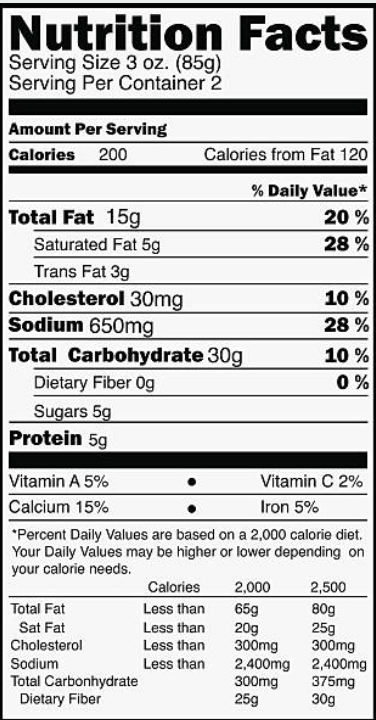
#> input picture 30-OCT/input/IngredientInput1.png, 376 x 720 px, found by its file name
$ jupyter execute --allow-errors 'IRIS_UnitTest_1_&_2_Submission_Tesseract_OCR.ipynb'   (shell and % lines are left out)
#> lines starting #> are read from the running program, lines starting #| are printed output that depends on the picture; after the words box and inside, x2 and y2 are one past the last pixel; in counts of white or black regions, pixels touching at a corner belong together
# IRIS Research Project  - Final Python Implementation

## **Sreesaketh Karri**

### PROJECT DESCRIPTION:
Medical Image recognition with Optical Character Recognition (OCR) using Tesseract involves extracting textual information from medical images to enhance data accessibility and analysis. Tesseract, an open-source OCR engine, is adapted for recognizing text within diverse medical images, including radiology reports, pathology slides, and medical charts. By converting images into machine-readable text, healthcare professionals can streamline information retrieval, improve documentation accuracy, and enable efficient data mining. Tesseract's versatility allows integration with medical imaging systems, aiding in automating tasks such as transcription, diagnosis, and research. This advancement contributes to enhanced clinical workflows, information sharing, and medical decision-making processes within the healthcare domain.

# **Enhancement-1 : REQUIREMENTS**

### Inputs :
1) The input consists of a set of ingredients (refer to the picture below) and their respective levels in a product, which are captured in a file (e.g., CSV). These attributes and their levels are obtained through standard OCR steps (scanning, masking, NLTK) from the product's label.

2) Patients health profile in context: ex: diabetic: type ; Blood Pressure- values : Cholesterol values


# Methodology :
Prepare a "reference data set" that includes key-value pairs of "ingredient" and "recommended level." This data set will exclusively encompass ingredients that are detrimental to health, as listed below, with threshold levels established in accordance with standard health recommendations. This data is static.

“Reference data set”  will have harmful threshold levels for all of the above ingredients as recommended by health department.

# Healthy quantity of some 100 ingredients :

# **<hr>**

# **ENHANCEMENT : PYTHON IMPLEMENTATION STEPS:**

# PYTHON IMPLEMENTATION STEPWISE

# Phase 1 :
####Step 1: Data Collection
Gather a collection of images or PDFs containing nutrition information. These documents should be in a format that can be processed by Pytesseract OCR.
####Step 2: Image Preprocessing
Preprocess the images, if needed, to improve OCR accuracy. This may involve resizing, noise reduction, or contrast adjustments.
####Step 3: OCR Processing
Utilize Pytesseract OCR to extract text from the images or PDFs. This step will convert the nutrition information into machine-readable text.

# Phase 2 :
####Step 4: Text Parsing
Parse the OCR output to extract relevant information, such as ingredient details, nutritional values, serving sizes, etc.
####Step 5: Data Cleaning
Clean the extracted data by removing any irrelevant or noisy information. Ensure consistency in data format.
####Step 6: Natural Language Processing (NLTK)
Implement NLTK to perform text analysis and processing tasks, such as tokenization, part-of-speech tagging, and named entity recognition.
####Step 7: Ingredient Extraction
Use NLTK to identify and extract ingredient details from the cleaned text. This may involve defining patterns or rules for recognizing ingredients.
####Step 8: Nutritional Data Extraction
Extract nutritional values, such as calories, fats, proteins, and carbohydrates, using NLTK and regular expressions.

# Phase 3 :
####Step 16: Conversion to PER SERVING (50 grams)

For each ingredient in the dataset, determine whether the input values are provided per serving (in grams) or as a percentage of daily value (%DV). If the values are in grams per serving, proceed with the comparison directly. If the values are in percentage (%DV), convert them to grams per serving using a predefined formula, which can be as follows: Apply this conversion to each ingredient's values as per the provided %DV, ensuring that all values are standardized to PER SERVING (50 grams) for accurate comparison. This step ensures that all ingredient values are in a consistent format (PER SERVING) for precise comparison and assessment of harmful thresholds. Implement this conversion model within your Python code to enhance the accuracy of the analysis.

# Phase 4 :
###Step 7: Ingredient Extraction

Use NLTK to identify and extract ingredient details from the cleaned text. This may involve defining patterns or rules for recognizing ingredients.
###Step 8: Nutritional Data Extraction

Extract nutritional values, such as calories, fats, proteins, and carbohydrates, using NLTK and regular expressions.
###Step 9: Dataset Creation

Organize the extracted data into a structured format, such as a CSV file, where each row represents a product or nutrition label, and columns represent attributes like ingredients and nutritional values.
###Step 10: Ingredient Comparison

Compare the extracted ingredient details against predefined thresholds for harmful substances. If an ingredient surpasses the threshold, calculate the excess amount.

# Phase 5

**Generate Merged CSV to generate Graphs**

Step 10: Ingredient Comparison

Compare the extracted ingredient details against predefined thresholds for harmful substances. If an ingredient surpasses the threshold, calculate the excess amount.
Step 11: User Notification

If an ingredient exceeds the threshold, inform the user about the specific ingredient and the amount it surpasses the harmful threshold.

#Phase 6:
###Step 12: Data Presentation

Present the results in two formats:
####Graph 1:
Create a bar graph with the excess ingredients on the X-axis and the difference values on the Y-axis (in decreasing order of harm).
####Graph 2:
Generate histograms showing the ingredients against safe and exceeding values.

#Phase 7:

###Step 13: List Generation
- Create a list of ingredients arranged in descending order of harm, with the most harmful at the top.

###Step 14: Detailed Explanation
- Implement a feature where if a user clicks on an ingredient in the list, they receive a detailed explanation of that ingredient and why it may not be suitable for them.

###Step 15: User Feedback
- Provide feedback to the user based on the comparison results. If the value is within the recommended intake, suggest "You are consuming the right quantity." Otherwise, raise an alert and print "The excess amount by subtracting the Recommended Intake from the Actual Intake."

<hr>

# PYTHON IMPLEMENTATION STEPWISE

**Step 1: Data Collection**
- Gather a collection of images or PDFs containing nutrition information. These documents should be in a format that can be processed by Pytesseract OCR.

**Step 2: Image Preprocessing**
- Preprocess the images, if needed, to improve OCR accuracy. This may involve resizing, noise reduction, or contrast adjustments.

**Step 3: OCR Processing**
- Utilize Pytesseract OCR to extract text from the images or PDFs. This step will convert the nutrition information into machine-readable text.

**Step 4: Text Parsing**
- Parse the OCR output to extract relevant information, such as ingredient details, nutritional values, serving sizes, etc.

**Step 5: Data Cleaning**
- Clean the extracted data by removing any irrelevant or noisy information. Ensure consistency in data format.

**Step 6: Natural Language Processing (NLTK)**
- Implement NLTK to perform text analysis and processing tasks, such as tokenization, part-of-speech tagging, and named entity recognition.

**Step 7: Ingredient Extraction**
- Use NLTK to identify and extract ingredient details from the cleaned text. This may involve defining patterns or rules for recognizing ingredients.

**Step 8: Nutritional Data Extraction**
- Extract nutritional values, such as calories, fats, proteins, and carbohydrates, using NLTK and regular expressions.

**Step 9: Dataset Creation**
- Organize the extracted data into a structured format, such as a CSV file, where each row represents a product or nutrition label, and columns represent attributes like ingredients and nutritional values.

**Step 10: Ingredient Comparison**
- Compare the extracted ingredient details against predefined thresholds for harmful substances. If an ingredient surpasses the threshold, calculate the excess amount.

**Step 11: User Notification**
- If an ingredient exceeds the threshold, inform the user about the specific ingredient and the amount it surpasses the harmful threshold.

**Step 12: Data Presentation**
- Present the results in two formats:
    - Graph 1: Create a bar graph with the excess ingredients on the X-axis and the difference values on the Y-axis (in decreasing order of harm).
    - Graph 2: Generate histograms showing the ingredients against safe and exceeding values.

**Step 13: List Generation**
- Create a list of ingredients arranged in descending order of harm, with the most harmful at the top.

**Step 14: Detailed Explanation**
- Implement a feature where if a user clicks on an ingredient in the list, they receive a detailed explanation of that ingredient and why it may not be suitable for them.

**Step 15: User Feedback**
- Provide feedback to the user based on the comparison results. If the value is within the recommended intake, suggest "You are consuming the right quantity." Otherwise, raise an alert and print "The excess amount by subtracting the Recommended Intake from the Actual Intake."

**Step 16: Conversion to PER SERVING (50 grams)**

For each ingredient in the dataset, determine whether the input values are provided per serving (in grams) or as a percentage of daily value (%DV).
If the values are in grams per serving, proceed with the comparison directly.
If the values are in percentage (%DV), convert them to grams per serving using a predefined formula, which can be as follows:
Apply this conversion to each ingredient's values as per the provided %DV, ensuring that all values are standardized to PER SERVING (50 grams) for accurate comparison.
This step ensures that all ingredient values are in a consistent format (PER SERVING) for precise comparison and assessment of harmful thresholds. Implement this conversion model within your Python code to enhance the accuracy of the analysis.

#Phase 1:

# **PART A - OCR using Tesseract**

[cell 1]
import pytesseract
import cv2
import shutil
import os
import random
try:
    from PIL import Image
except ImportError:
    import Image

# **Step 1: Data Collection**

***Gather a collection of images containing nutrition information. These documents should be in a format that can be processed by Pytesseract OCR.***

## ENERGY DRINK INPUT INGREDIENTS

### Import OCR Image using Google Colab

[cell 2]
from google.colab import files

uploaded = files.upload()
#> the answer given: IngredientInput1.png

### Load OCR Image for Tesseract

[cell 3]
#from google.colab.patches import cv2_imshow

img1 = Image.open('/content/ocr_repo/30-OCT/input/IngredientInput1.png')
#> img1 is the input picture: PIL image 376x720 RGBA; mean R, G, B, A 197.2, 197.3, 197.2, 255
#> (printed output is left out)
#> (printed output is left out)
#> (printed output is left out)
display(img1)

### Preprocessing of images using OpenCV

We will write basic functions for different preprocessing methods
- grayscaling
- thresholding
- dilating
- eroding
- opening
- canny edge detection
- noise removal
- deskwing
- template matching.

Different methods can come in handy with different kinds of images.

[cell 4]
import re
import cv2
import numpy as np
import pytesseract
from pytesseract import Output
from matplotlib import pyplot as plt

[cell 5]
# get grayscale image
def get_grayscale(image):
    return cv2.cvtColor(image, cv2.COLOR_BGR2GRAY)

# noise removal
def remove_noise(image):
    return cv2.medianBlur(image,5)

#thresholding
def thresholding(image):
    return cv2.threshold(image, 0, 255, cv2.THRESH_BINARY + cv2.THRESH_OTSU)[1]
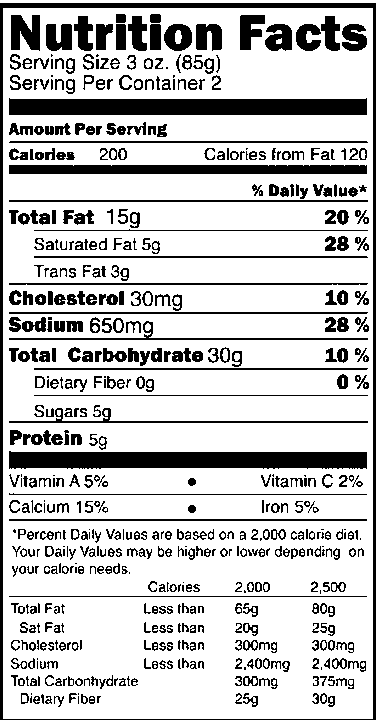
#> returned value: shape (720, 376); 77.7% white; 579 black regions (96 under 20 px), largest, box (x1, y1, x2, y2) and area: (0, 3, 376, 720) 6522, (9, 451, 367, 469) 5773, (9, 98, 367, 115) 5730

#dilation
def dilate(image):
    kernel = np.ones((5,5),np.uint8)
    return cv2.dilate(image, kernel, iterations = 1)

#erosion
def erode(image):
    kernel = np.ones((5,5),np.uint8)
    return cv2.erode(image, kernel, iterations = 1)

#opening - erosion followed by dilation
def opening(image):
    kernel = np.ones((5,5),np.uint8)
    return cv2.morphologyEx(image, cv2.MORPH_OPEN, kernel)
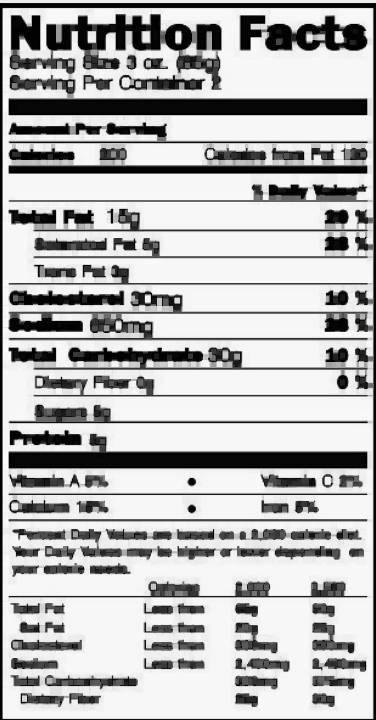
#> returned value: shape (720, 376); min 0, max 251, mean 181.6

#canny edge detection
def canny(image):
    return cv2.Canny(image, 100, 200)
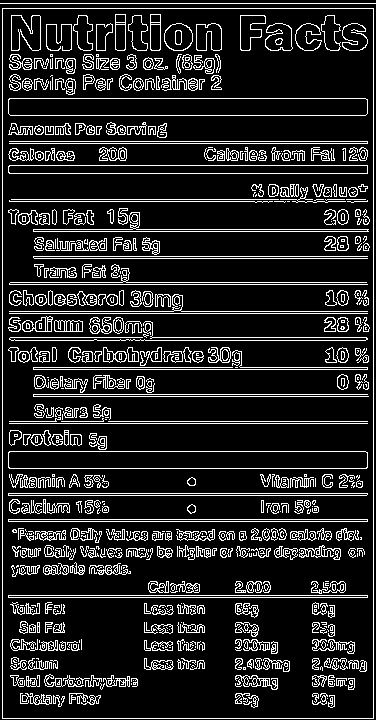
#> returned value: shape (720, 376); 14.2% white in thin lines or dots

#skew correction
# [12 lines left out: function deskew, not called in this run]

#template matching
def match_template(image, template):
    return cv2.matchTemplate(image, template, cv2.TM_CCOEFF_NORMED)

[cell 6]
# Plot original image

image = cv2.imread('/content/ocr_repo/30-OCT/input/IngredientInput1.png')
b,g,r = cv2.split(image)
print("Blue = ", b)
print("Green = ", g)
print("Red = ", r)
rgb_img = cv2.merge([r,g,b])
plt.imshow(rgb_img)
plt.title('NEW ORIGINAL IMAGE')
plt.show()

### Preprocessing of Image

[cell 7]
# Preprocess image

gray = get_grayscale(image)
thresh = thresholding(gray)
opening = opening(gray)
canny = canny(gray)
noise_removal = remove_noise(canny)
#> (the rest of the program and of its run is left out)
